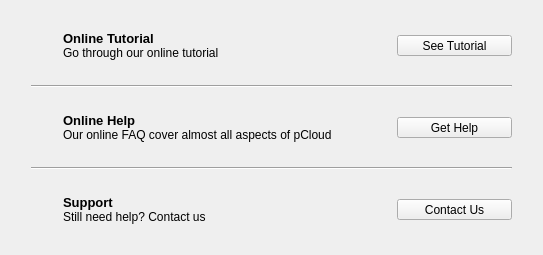
      <widget class="QWidget" name="pageHelp">
       <layout class="QHBoxLayout" name="horizontalLayout_35">
        <property name="spacing">
         <number>25</number>
        </property>
        <item>
         <layout class="QVBoxLayout" name="verticalLayout_10">
          <property name="leftMargin">
           <number>20</number>
          </property>
          <property name="topMargin">
           <number>20</number>
          </property>
          <property name="rightMargin">
           <number>20</number>
          </property>
          <property name="bottomMargin">
           <number>20</number>
          </property>
          <item>
           <layout class="QHBoxLayout" name="horizontalLayout_17">
            <item>
             <widget class="QLabel" name="label_5">
              <property name="text">
               <string/>
              </property>
              <property name="pixmap">
               <pixmap resource="Resources.qrc">:/48x48/images/48x48/faq-modal.png</pixmap>
              </property>
              <property name="scaledContents">
               <bool>false</bool>
              </property>
             </widget>
            </item>
            <item>
             <widget class="QLabel" name="label_10">
              <property name="text">
               <string>&lt;html&gt;&lt;head/&gt;&lt;body&gt;&lt;p&gt;&lt;span style=&quot; font-size:10pt; font-weight:600;&quot;&gt;Online Tutorial&lt;/span&gt;&lt;br/&gt;Go through our online tutorial&lt;/p&gt;&lt;/body&gt;&lt;/html&gt;</string>
              </property>
             </widget>
            </item>
            <item>
             <spacer name="horizontalSpacer_24">
              <property name="orientation">
               <enum>Qt::Horizontal</enum>
              </property>
              <property name="sizeHint" stdset="0">
               <size>
                <width>40</width>
                <height>20</height>
               </size>
              </property>
             </spacer>
            </item>
            <item>
             <widget class="QToolButton" name="tBtnOnlineTutorial">
              <property name="minimumSize">
               <size>
                <width>115</width>
                <height>0</height>
               </size>
              </property>
              <property name="text">
               <string>See Tutorial</string>
              </property>
             </widget>
            </item>
           </layout>
          </item>
          <item>
           <widget class="Line" name="line_6">
            <property name="orientation">
             <enum>Qt::Horizontal</enum>
            </property>
           </widget>
          </item>
          <item>
           <layout class="QHBoxLayout" name="horizontalLayout_33">
            <item>
             <widget class="QLabel" name="label_7">
              <property name="text">
               <string/>
              </property>
              <property name="pixmap">
               <pixmap resource="Resources.qrc">:/48x48/images/48x48/onlinehelp-modal.png</pixmap>
              </property>
             </widget>
            </item>
            <item>
             <widget class="QLabel" name="label_8">
              <property name="text">
               <string>&lt;html&gt;&lt;head/&gt;&lt;body&gt;&lt;p&gt;&lt;span style=&quot; font-size:10pt; font-weight:600;&quot;&gt;Online Help&lt;/span&gt;&lt;span style=&quot; font-weight:600;&quot;&gt;&lt;br/&gt;&lt;/span&gt;Our online FAQ cover almost all aspects of pCloud&lt;/p&gt;&lt;/body&gt;&lt;/html&gt;</string>
              </property>
             </widget>
            </item>
            <item>
             <spacer name="horizontalSpacer_23">
              <property name="orientation">
               <enum>Qt::Horizontal</enum>
              </property>
              <property name="sizeHint" stdset="0">
               <size>
                <width>40</width>
                <height>20</height>
               </size>
              </property>
             </spacer>
            </item>
            <item>
             <widget class="QToolButton" name="tBtnOnlineHelp">
              <property name="minimumSize">
               <size>
                <width>115</width>
                <height>0</height>
               </size>
              </property>
              <property name="text">
               <string>Get Help</string>
              </property>
             </widget>
            </item>
           </layout>
          </item>
          <item>
           <widget class="Line" name="line_7">
            <property name="orientation">
             <enum>Qt::Horizontal</enum>
            </property>
           </widget>
          </item>
          <item>
           <layout class="QHBoxLayout" name="horizontalLayout_34">
            <item>
             <widget class="QLabel" name="label_6">
              <property name="text">
               <string/>
              </property>
              <property name="pixmap">
               <pixmap resource="Resources.qrc">:/48x48/images/48x48/feedback-modal.png</pixmap>
              </property>
             </widget>
            </item>
            <item>
             <widget class="QLabel" name="label_9">
              <property name="text">
               <string>&lt;html&gt;&lt;head/&gt;&lt;body&gt;&lt;p&gt;&lt;span style=&quot; font-size:10pt; font-weight:600;&quot;&gt;Support&lt;/span&gt;&lt;br/&gt;Still need help? Contact us&lt;/p&gt;&lt;/body&gt;&lt;/html&gt;</string>
              </property>
             </widget>
            </item>
            <item>
             <spacer name="horizontalSpacer_25">
              <property name="orientation">
               <enum>Qt::Horizontal</enum>
              </property>
              <property name="sizeHint" stdset="0">
               <size>
                <width>40</width>
                <height>20</height>
               </size>
              </property>
             </spacer>
            </item>
            <item>
             <widget class="QToolButton" name="tBtnFeedback">
              <property name="minimumSize">
               <size>
                <width>115</width>
                <height>0</height>
               </size>
              </property>
              <property name="text">
               <string>Contact Us</string>
              </property>
             </widget>
            </item>
           </layout>
          </item>
         </layout>
        </item>
       </layout>
      </widget>
